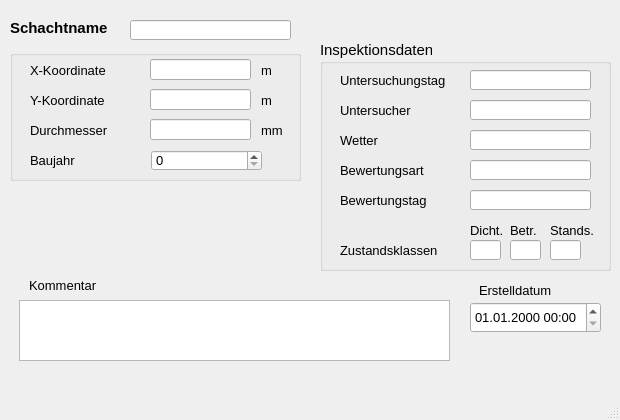
<?xml version="1.0" encoding="UTF-8"?>
<ui version="4.0">
 <class>MainWindow</class>
 <widget class="QMainWindow" name="MainWindow">
  <property name="enabled">
   <bool>true</bool>
  </property>
  <property name="geometry">
   <rect>
    <x>0</x>
    <y>0</y>
    <width>620</width>
    <height>420</height>
   </rect>
  </property>
  <property name="minimumSize">
   <size>
    <width>620</width>
    <height>420</height>
   </size>
  </property>
  <property name="font">
   <font>
    <family>Tahoma</family>
    <pointsize>10</pointsize>
   </font>
  </property>
  <property name="windowTitle">
   <string>MainWindow</string>
  </property>
  <widget class="QWidget" name="centralwidget">
   <widget class="QLabel" name="label">
    <property name="geometry">
     <rect>
      <x>10</x>
      <y>20</y>
      <width>121</width>
      <height>16</height>
     </rect>
    </property>
    <property name="font">
     <font>
      <family>Tahoma</family>
      <pointsize>11</pointsize>
      <weight>75</weight>
      <bold>true</bold>
     </font>
    </property>
    <property name="text">
     <string>Schachtname</string>
    </property>
   </widget>
   <widget class="QLabel" name="label_14">
    <property name="geometry">
     <rect>
      <x>29</x>
      <y>275</y>
      <width>81</width>
      <height>21</height>
     </rect>
    </property>
    <property name="text">
     <string>Kommentar</string>
    </property>
   </widget>
   <widget class="QLabel" name="label_70">
    <property name="geometry">
     <rect>
      <x>479</x>
      <y>280</y>
      <width>111</width>
      <height>21</height>
     </rect>
    </property>
    <property name="text">
     <string>Erstelldatum</string>
    </property>
   </widget>
   <widget class="QLineEdit" name="untersuchsch">
    <property name="geometry">
     <rect>
      <x>130</x>
      <y>20</y>
      <width>161</width>
      <height>20</height>
     </rect>
    </property>
   </widget>
   <widget class="QTextEdit" name="kommentar">
    <property name="geometry">
     <rect>
      <x>19</x>
      <y>300</y>
      <width>431</width>
      <height>61</height>
     </rect>
    </property>
   </widget>
   <widget class="QgsDateTimeEdit" name="createdat">
    <property name="geometry">
     <rect>
      <x>470</x>
      <y>302</y>
      <width>131</width>
      <height>31</height>
     </rect>
    </property>
    <property name="currentSection">
     <enum>QDateTimeEdit::DaySection</enum>
    </property>
    <property name="displayFormat">
     <string>dd.MM.yyyy HH:mm</string>
    </property>
   </widget>
   <widget class="QGroupBox" name="groupBox_2">
    <property name="geometry">
     <rect>
      <x>10</x>
      <y>50</y>
      <width>291</width>
      <height>131</height>
     </rect>
    </property>
    <property name="font">
     <font>
      <family>Tahoma</family>
      <pointsize>11</pointsize>
     </font>
    </property>
    <property name="title">
     <string/>
    </property>
    <widget class="QLabel" name="label_60">
     <property name="geometry">
      <rect>
       <x>20</x>
       <y>100</y>
       <width>151</width>
       <height>21</height>
      </rect>
     </property>
     <property name="font">
      <font>
       <family>Tahoma</family>
       <pointsize>10</pointsize>
      </font>
     </property>
     <property name="text">
      <string>Baujahr</string>
     </property>
    </widget>
    <widget class="QSpinBox" name="baujahr_2">
     <property name="geometry">
      <rect>
       <x>141</x>
       <y>100</y>
       <width>111</width>
       <height>21</height>
      </rect>
     </property>
     <property name="font">
      <font>
       <family>Tahoma</family>
       <pointsize>10</pointsize>
      </font>
     </property>
     <property name="toolTip">
      <string>&lt;html&gt;&lt;head/&gt;&lt;body&gt;&lt;p&gt;Baujahr der Haltung&lt;/p&gt;&lt;/body&gt;&lt;/html&gt;</string>
     </property>
     <property name="statusTip">
      <string>Baujahr der Haltung</string>
     </property>
     <property name="maximum">
      <number>9999</number>
     </property>
    </widget>
    <widget class="QLineEdit" name="x">
     <property name="geometry">
      <rect>
       <x>140</x>
       <y>9</y>
       <width>101</width>
       <height>21</height>
      </rect>
     </property>
     <property name="font">
      <font>
       <family>Tahoma</family>
       <pointsize>10</pointsize>
      </font>
     </property>
     <property name="readOnly">
      <bool>true</bool>
     </property>
    </widget>
    <widget class="QLabel" name="label_9">
     <property name="geometry">
      <rect>
       <x>20</x>
       <y>40</y>
       <width>81</width>
       <height>21</height>
      </rect>
     </property>
     <property name="font">
      <font>
       <family>Tahoma</family>
       <pointsize>10</pointsize>
      </font>
     </property>
     <property name="text">
      <string>Y-Koordinate</string>
     </property>
    </widget>
    <widget class="QLineEdit" name="y">
     <property name="geometry">
      <rect>
       <x>140</x>
       <y>39</y>
       <width>101</width>
       <height>21</height>
      </rect>
     </property>
     <property name="font">
      <font>
       <family>Tahoma</family>
       <pointsize>10</pointsize>
      </font>
     </property>
     <property name="readOnly">
      <bool>true</bool>
     </property>
    </widget>
    <widget class="QLabel" name="label_11">
     <property name="geometry">
      <rect>
       <x>251</x>
       <y>10</y>
       <width>41</width>
       <height>21</height>
      </rect>
     </property>
     <property name="font">
      <font>
       <family>Tahoma</family>
       <pointsize>10</pointsize>
      </font>
     </property>
     <property name="text">
      <string>m</string>
     </property>
    </widget>
    <widget class="QLabel" name="label_39">
     <property name="geometry">
      <rect>
       <x>20</x>
       <y>70</y>
       <width>81</width>
       <height>21</height>
      </rect>
     </property>
     <property name="font">
      <font>
       <family>Tahoma</family>
       <pointsize>10</pointsize>
      </font>
     </property>
     <property name="text">
      <string>Durchmesser</string>
     </property>
    </widget>
    <widget class="QLabel" name="label_27">
     <property name="geometry">
      <rect>
       <x>251</x>
       <y>70</y>
       <width>41</width>
       <height>21</height>
      </rect>
     </property>
     <property name="font">
      <font>
       <family>Tahoma</family>
       <pointsize>10</pointsize>
      </font>
     </property>
     <property name="text">
      <string>mm</string>
     </property>
    </widget>
    <widget class="QLabel" name="label_6">
     <property name="geometry">
      <rect>
       <x>20</x>
       <y>10</y>
       <width>91</width>
       <height>21</height>
      </rect>
     </property>
     <property name="font">
      <font>
       <family>Tahoma</family>
       <pointsize>10</pointsize>
      </font>
     </property>
     <property name="text">
      <string>X-Koordinate</string>
     </property>
    </widget>
    <widget class="QLineEdit" name="durchm">
     <property name="geometry">
      <rect>
       <x>140</x>
       <y>69</y>
       <width>101</width>
       <height>21</height>
      </rect>
     </property>
     <property name="font">
      <font>
       <family>Tahoma</family>
       <pointsize>10</pointsize>
      </font>
     </property>
    </widget>
    <widget class="QLabel" name="label_12">
     <property name="geometry">
      <rect>
       <x>251</x>
       <y>40</y>
       <width>41</width>
       <height>21</height>
      </rect>
     </property>
     <property name="font">
      <font>
       <family>Tahoma</family>
       <pointsize>10</pointsize>
      </font>
     </property>
     <property name="text">
      <string>m</string>
     </property>
    </widget>
   </widget>
   <widget class="QGroupBox" name="groupBox_4">
    <property name="geometry">
     <rect>
      <x>320</x>
      <y>40</y>
      <width>291</width>
      <height>231</height>
     </rect>
    </property>
    <property name="font">
     <font>
      <family>Tahoma</family>
      <pointsize>11</pointsize>
     </font>
    </property>
    <property name="title">
     <string>Inspektionsdaten</string>
    </property>
    <widget class="QLabel" name="label_61">
     <property name="geometry">
      <rect>
       <x>20</x>
       <y>30</y>
       <width>151</width>
       <height>21</height>
      </rect>
     </property>
     <property name="font">
      <font>
       <family>Tahoma</family>
       <pointsize>10</pointsize>
      </font>
     </property>
     <property name="text">
      <string>Untersuchungstag</string>
     </property>
    </widget>
    <widget class="QLineEdit" name="untersuchtag">
     <property name="geometry">
      <rect>
       <x>150</x>
       <y>30</y>
       <width>121</width>
       <height>20</height>
      </rect>
     </property>
     <property name="font">
      <font>
       <family>Tahoma</family>
       <pointsize>10</pointsize>
      </font>
     </property>
     <property name="toolTip">
      <string>&lt;html&gt;&lt;head/&gt;&lt;body&gt;&lt;p&gt;Datum&lt;/p&gt;&lt;/body&gt;&lt;/html&gt;</string>
     </property>
     <property name="statusTip">
      <string>Datum</string>
     </property>
    </widget>
    <widget class="QLabel" name="label_62">
     <property name="geometry">
      <rect>
       <x>20</x>
       <y>60</y>
       <width>151</width>
       <height>21</height>
      </rect>
     </property>
     <property name="font">
      <font>
       <family>Tahoma</family>
       <pointsize>10</pointsize>
      </font>
     </property>
     <property name="text">
      <string>Untersucher</string>
     </property>
    </widget>
    <widget class="QLineEdit" name="untersucher">
     <property name="geometry">
      <rect>
       <x>150</x>
       <y>60</y>
       <width>121</width>
       <height>20</height>
      </rect>
     </property>
     <property name="font">
      <font>
       <family>Tahoma</family>
       <pointsize>10</pointsize>
      </font>
     </property>
     <property name="toolTip">
      <string>&lt;html&gt;&lt;head/&gt;&lt;body&gt;&lt;p&gt;Name bzw. Kürzel des Untersuchers&lt;/p&gt;&lt;/body&gt;&lt;/html&gt;</string>
     </property>
     <property name="statusTip">
      <string>Name bzw. Kürzel des Untersuchers</string>
     </property>
    </widget>
    <widget class="QLabel" name="label_63">
     <property name="geometry">
      <rect>
       <x>20</x>
       <y>90</y>
       <width>151</width>
       <height>21</height>
      </rect>
     </property>
     <property name="font">
      <font>
       <family>Tahoma</family>
       <pointsize>10</pointsize>
      </font>
     </property>
     <property name="text">
      <string>Wetter</string>
     </property>
    </widget>
    <widget class="QLineEdit" name="wetter">
     <property name="geometry">
      <rect>
       <x>150</x>
       <y>90</y>
       <width>121</width>
       <height>20</height>
      </rect>
     </property>
     <property name="font">
      <font>
       <family>Tahoma</family>
       <pointsize>10</pointsize>
      </font>
     </property>
     <property name="toolTip">
      <string>&lt;html&gt;&lt;head/&gt;&lt;body&gt;&lt;p&gt;Wetter am Untersuchungstag&lt;/p&gt;&lt;/body&gt;&lt;/html&gt;</string>
     </property>
     <property name="statusTip">
      <string>Wetter am Untersuchungstag</string>
     </property>
    </widget>
    <widget class="QLabel" name="label_64">
     <property name="geometry">
      <rect>
       <x>20</x>
       <y>120</y>
       <width>151</width>
       <height>21</height>
      </rect>
     </property>
     <property name="font">
      <font>
       <family>Tahoma</family>
       <pointsize>10</pointsize>
      </font>
     </property>
     <property name="text">
      <string>Bewertungsart</string>
     </property>
    </widget>
    <widget class="QLineEdit" name="bewertungsart">
     <property name="geometry">
      <rect>
       <x>150</x>
       <y>120</y>
       <width>121</width>
       <height>20</height>
      </rect>
     </property>
     <property name="font">
      <font>
       <family>Tahoma</family>
       <pointsize>10</pointsize>
      </font>
     </property>
     <property name="toolTip">
      <string>&lt;html&gt;&lt;head/&gt;&lt;body&gt;&lt;p&gt;Bezeichnung des verwendeten Bewertungsmodells (z.B. DWA-M 149-3)&lt;/p&gt;&lt;/body&gt;&lt;/html&gt;</string>
     </property>
     <property name="statusTip">
      <string>Bezeichnung des verwendeten Bewertungsmodells (z.B. DWA-M 149-3)</string>
     </property>
    </widget>
    <widget class="QLabel" name="label_65">
     <property name="geometry">
      <rect>
       <x>20</x>
       <y>150</y>
       <width>151</width>
       <height>21</height>
      </rect>
     </property>
     <property name="font">
      <font>
       <family>Tahoma</family>
       <pointsize>10</pointsize>
      </font>
     </property>
     <property name="text">
      <string>Bewertungstag</string>
     </property>
    </widget>
    <widget class="QLineEdit" name="bewertungstag">
     <property name="geometry">
      <rect>
       <x>150</x>
       <y>150</y>
       <width>121</width>
       <height>20</height>
      </rect>
     </property>
     <property name="font">
      <font>
       <family>Tahoma</family>
       <pointsize>10</pointsize>
      </font>
     </property>
     <property name="toolTip">
      <string>&lt;html&gt;&lt;head/&gt;&lt;body&gt;&lt;p&gt;Datum des Tages, an dem die Bewertung durchgeführt wurde&lt;/p&gt;&lt;/body&gt;&lt;/html&gt;</string>
     </property>
     <property name="statusTip">
      <string>Datum des Tages, an dem die Bewertung durchgeführt wurde</string>
     </property>
    </widget>
    <widget class="QLabel" name="label_38">
     <property name="geometry">
      <rect>
       <x>230</x>
       <y>180</y>
       <width>51</width>
       <height>21</height>
      </rect>
     </property>
     <property name="font">
      <font>
       <family>Tahoma</family>
       <pointsize>10</pointsize>
      </font>
     </property>
     <property name="text">
      <string>Stands.</string>
     </property>
    </widget>
    <widget class="QLineEdit" name="max_ZS">
     <property name="geometry">
      <rect>
       <x>230</x>
       <y>200</y>
       <width>31</width>
       <height>20</height>
      </rect>
     </property>
     <property name="toolTip">
      <string>&lt;html&gt;&lt;head/&gt;&lt;body&gt;&lt;p&gt;Zustandsklasse Betriebssicherheit&lt;/p&gt;&lt;/body&gt;&lt;/html&gt;</string>
     </property>
     <property name="statusTip">
      <string>Zustandsklasse Betriebssicherheit</string>
     </property>
    </widget>
    <widget class="QLabel" name="label_37">
     <property name="geometry">
      <rect>
       <x>190</x>
       <y>180</y>
       <width>41</width>
       <height>21</height>
      </rect>
     </property>
     <property name="font">
      <font>
       <family>Tahoma</family>
       <pointsize>10</pointsize>
      </font>
     </property>
     <property name="text">
      <string>Betr.</string>
     </property>
    </widget>
    <widget class="QLabel" name="label_36">
     <property name="geometry">
      <rect>
       <x>20</x>
       <y>200</y>
       <width>121</width>
       <height>21</height>
      </rect>
     </property>
     <property name="font">
      <font>
       <family>Tahoma</family>
       <pointsize>10</pointsize>
      </font>
     </property>
     <property name="text">
      <string>Zustandsklassen</string>
     </property>
    </widget>
    <widget class="QLabel" name="label_40">
     <property name="geometry">
      <rect>
       <x>150</x>
       <y>180</y>
       <width>41</width>
       <height>21</height>
      </rect>
     </property>
     <property name="font">
      <font>
       <family>Tahoma</family>
       <pointsize>10</pointsize>
      </font>
     </property>
     <property name="text">
      <string>Dicht.</string>
     </property>
    </widget>
    <widget class="QLineEdit" name="max_ZD">
     <property name="geometry">
      <rect>
       <x>150</x>
       <y>200</y>
       <width>31</width>
       <height>20</height>
      </rect>
     </property>
     <property name="toolTip">
      <string>&lt;html&gt;&lt;head/&gt;&lt;body&gt;&lt;p&gt;Zustandsklasse Dichtheit&lt;/p&gt;&lt;/body&gt;&lt;/html&gt;</string>
     </property>
     <property name="statusTip">
      <string>Zustandsklasse Dichtheit</string>
     </property>
    </widget>
    <widget class="QLineEdit" name="max_ZB">
     <property name="geometry">
      <rect>
       <x>190</x>
       <y>200</y>
       <width>31</width>
       <height>20</height>
      </rect>
     </property>
     <property name="toolTip">
      <string>&lt;html&gt;&lt;head/&gt;&lt;body&gt;&lt;p&gt;Zustandsklasse Betriebssicherheit&lt;/p&gt;&lt;/body&gt;&lt;/html&gt;</string>
     </property>
     <property name="statusTip">
      <string>Zustandsklasse Betriebssicherheit</string>
     </property>
    </widget>
   </widget>
  </widget>
  <widget class="QMenuBar" name="menubar">
   <property name="geometry">
    <rect>
     <x>0</x>
     <y>0</y>
     <width>620</width>
     <height>22</height>
    </rect>
   </property>
  </widget>
  <widget class="QStatusBar" name="statusbar"/>
 </widget>
 <customwidgets>
  <customwidget>
   <class>QgsDateTimeEdit</class>
   <extends>QDateTimeEdit</extends>
   <header>qgsdatetimeedit.h</header>
  </customwidget>
 </customwidgets>
 <tabstops>
  <tabstop>untersuchsch</tabstop>
  <tabstop>durchm</tabstop>
  <tabstop>createdat</tabstop>
  <tabstop>kommentar</tabstop>
 </tabstops>
 <resources/>
 <connections/>
</ui>
